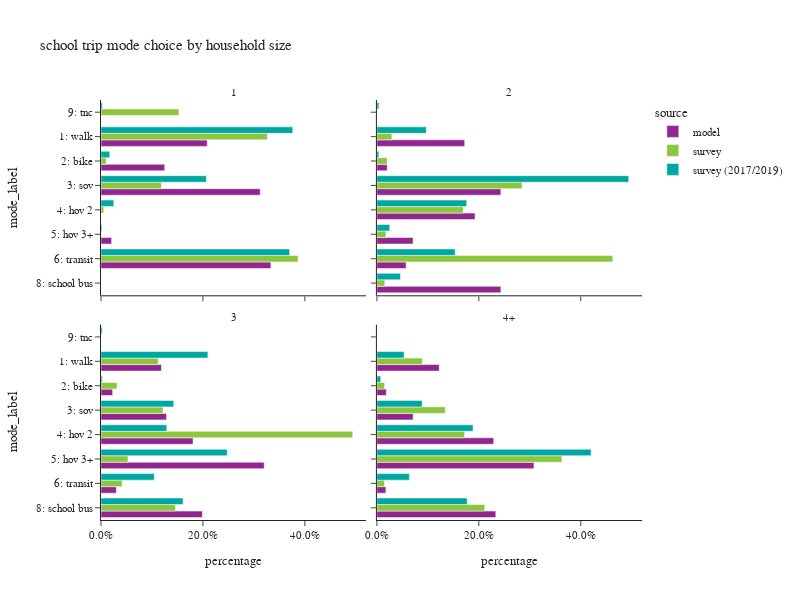

Notebook code cell kept with this figure:
### Code cell
plot_mode_choice(sc_trip,"hhsize_4+",
                 {"hhsize_4+":["1","2","3","4+"],
                  "mode_label":["1: walk","2: bike","3: sov","4: hov 2","5: hov 3+","6: transit",
                                   "8: school bus","9: other–survey only"]},
                 "household size",2,600)

### Figure 1 — Plotly figure (JSON) as saved in the notebook; plotly's stock layout.template omitted (floating-point values rounded to 4 significant figures)
{"data": [{"alignmentgroup": "True", "customdata": [[10], [6], [15], [1], [16]], "hovertemplate": "source=model<br>hhsize_4+=1<br>percentage=%{x}<br>mode_label=%{y}<br>sample count=%{customdata[0]}<extra></extra>", "legendgroup": "model", "marker": {"color": "#91268F", "pattern": {"shape": ""}}, "name": "model", "offsetgroup": "model", "orientation": "h", "showlegend": true, "textposition": "auto", "type": "bar", "x": [0.2083, 0.125, 0.3125, 0.02083, 0.3333], "xaxis": "x3", "y": ["1: walk", "2: bike", "3: sov", "5: hov 3+", "6: transit"], "yaxis": "y3"}, {"alignmentgroup": "True", "customdata": [[51], [6], [72], [57], [21], [17], [72]], "hovertemplate": "source=model<br>hhsize_4+=2<br>percentage=%{x}<br>mode_label=%{y}<br>sample count=%{customdata[0]}<extra></extra>", "legendgroup": "model", "marker": {"color": "#91268F", "pattern": {"shape": ""}}, "name": "model", "offsetgroup": "model", "orientation": "h", "showlegend": false, "textposition": "auto", "type": "bar", "x": [0.1723, 0.02027, 0.2432, 0.1926, 0.07095, 0.05743, 0.2432], "xaxis": "x4", "y": ["1: walk", "2: bike", "3: sov", "4: hov 2", "5: hov 3+", "6: transit", "8: school bus"], "yaxis": "y4"}, {"alignmentgroup": "True", "customdata": [[130], [25], [141], [198], [351], [33], [218]], "hovertemplate": "source=model<br>hhsize_4+=3<br>percentage=%{x}<br>mode_label=%{y}<br>sample count=%{customdata[0]}<extra></extra>", "legendgroup": "model", "marker": {"color": "#91268F", "pattern": {"shape": ""}}, "name": "model", "offsetgroup": "model", "orientation": "h", "showlegend": false, "textposition": "auto", "type": "bar", "x": [0.1186, 0.02281, 0.1286, 0.1807, 0.3203, 0.03011, 0.1989], "xaxis": "x", "y": ["1: walk", "2: bike", "3: sov", "4: hov 2", "5: hov 3+", "6: transit", "8: school bus"], "yaxis": "y"}, {"alignmentgroup": "True", "customdata": [[590], [89], [343], [1106], [1487], [85], [1126]], "hovertemplate": "source=model<br>hhsize_4+=4+<br>percentage=%{x}<br>mode_label=%{y}<br>sample count=%{customdata[0]}<extra></extra>", "legendgroup": "model", "marker": {"color": "#91268F", "pattern": {"shape": ""}}, "name": "model", "offsetgroup": "model", "orientation": "h", "showlegend": false, "textposition": "auto", "type": "bar", "x": [0.1223, 0.01844, 0.07107, 0.2292, 0.3081, 0.01761, 0.2333], "xaxis": "x2", "y": ["1: walk", "2: bike", "3: sov", "4: hov 2", "5: hov 3+", "6: transit", "8: school bus"], "yaxis": "y2"}, {"alignmentgroup": "True", "customdata": [[11], [1], [5], [1], [7], [1]], "hovertemplate": "source=survey<br>hhsize_4+=1<br>percentage=%{x}<br>mode_label=%{y}<br>sample count=%{customdata[0]}<extra></extra>", "legendgroup": "survey", "marker": {"color": "#8CC63E", "pattern": {"shape": ""}}, "name": "survey", "offsetgroup": "survey", "orientation": "h", "showlegend": true, "textposition": "auto", "type": "bar", "x": [0.3265, 0.01004, 0.1185, 0.005482, 0.3867, 0.1528], "xaxis": "x3", "y": ["1: walk", "2: bike", "3: sov", "4: hov 2", "6: transit", "9: tnc"], "yaxis": "y3"}, {"alignmentgroup": "True", "customdata": [[6], [3], [11], [10], [2], [7], [2]], "hovertemplate": "source=survey<br>hhsize_4+=2<br>percentage=%{x}<br>mode_label=%{y}<br>sample count=%{customdata[0]}<extra></extra>", "legendgroup": "survey", "marker": {"color": "#8CC63E", "pattern": {"shape": ""}}, "name": "survey", "offsetgroup": "survey", "orientation": "h", "showlegend": false, "textposition": "auto", "type": "bar", "x": [0.02936, 0.02012, 0.2851, 0.1694, 0.0177, 0.4629, 0.01546], "xaxis": "x4", "y": ["1: walk", "2: bike", "3: sov", "4: hov 2", "5: hov 3+", "6: transit", "8: school bus"], "yaxis": "y4"}, {"alignmentgroup": "True", "customdata": [[28], [8], [13], [53], [21], [9], [32]], "hovertemplate": "source=survey<br>hhsize_4+=3<br>percentage=%{x}<br>mode_label=%{y}<br>sample count=%{customdata[0]}<extra></extra>", "legendgroup": "survey", "marker": {"color": "#8CC63E", "pattern": {"shape": ""}}, "name": "survey", "offsetgroup": "survey", "orientation": "h", "showlegend": false, "textposition": "auto", "type": "bar", "x": [0.1123, 0.0314, 0.1216, 0.4939, 0.0531, 0.0414, 0.1463], "xaxis": "x", "y": ["1: walk", "2: bike", "3: sov", "4: hov 2", "5: hov 3+", "6: transit", "8: school bus"], "yaxis": "y"}, {"alignmentgroup": "True", "customdata": [[49], [15], [28], [91], [150], [9], [101]], "hovertemplate": "source=survey<br>hhsize_4+=4+<br>percentage=%{x}<br>mode_label=%{y}<br>sample count=%{customdata[0]}<extra></extra>", "legendgroup": "survey", "marker": {"color": "#8CC63E", "pattern": {"shape": ""}}, "name": "survey", "offsetgroup": "survey", "orientation": "h", "showlegend": false, "textposition": "auto", "type": "bar", "x": [0.08914, 0.01505, 0.1342, 0.1721, 0.3631, 0.0148, 0.2116], "xaxis": "x2", "y": ["1: walk", "2: bike", "3: sov", "4: hov 2", "5: hov 3+", "6: transit", "8: school bus"], "yaxis": "y2"}, {"alignmentgroup": "True", "customdata": [[44], [8], [22], [2], [1], [37], [2]], "hovertemplate": "source=survey (2017/2019)<br>hhsize_4+=1<br>percentage=%{x}<br>mode_label=%{y}<br>sample count=%{customdata[0]}<extra></extra>", "legendgroup": "survey (2017/2019)", "marker": {"color": "#00A7A0", "pattern": {"shape": ""}}, "name": "survey (2017/2019)", "offsetgroup": "survey (2017/2019)", "orientation": "h", "showlegend": true, "textposition": "auto", "type": "bar", "x": [0.3763, 0.01718, 0.2067, 0.02516, 0.00187, 0.37, 0.0028], "xaxis": "x3", "y": ["1: walk", "2: bike", "3: sov", "4: hov 2", "5: hov 3+", "6: transit", "9: tnc"], "yaxis": "y3"}, {"alignmentgroup": "True", "customdata": [[50], [6], [47], [36], [5], [58], [8], [5]], "hovertemplate": "source=survey (2017/2019)<br>hhsize_4+=2<br>percentage=%{x}<br>mode_label=%{y}<br>sample count=%{customdata[0]}<extra></extra>", "legendgroup": "survey (2017/2019)", "marker": {"color": "#00A7A0", "pattern": {"shape": ""}}, "name": "survey (2017/2019)", "offsetgroup": "survey (2017/2019)", "orientation": "h", "showlegend": false, "textposition": "auto", "type": "bar", "x": [0.09692, 0.003909, 0.4942, 0.1761, 0.02503, 0.1537, 0.04627, 0.003864], "xaxis": "x4", "y": ["1: walk", "2: bike", "3: sov", "4: hov 2", "5: hov 3+", "6: transit", "8: school bus", "9: tnc"], "yaxis": "y4"}, {"alignmentgroup": "True", "customdata": [[38], [9], [20], [108], [40], [43], [39], [1]], "hovertemplate": "source=survey (2017/2019)<br>hhsize_4+=3<br>percentage=%{x}<br>mode_label=%{y}<br>sample count=%{customdata[0]}<extra></extra>", "legendgroup": "survey (2017/2019)", "marker": {"color": "#00A7A0", "pattern": {"shape": ""}}, "name": "survey (2017/2019)", "offsetgroup": "survey (2017/2019)", "orientation": "h", "showlegend": false, "textposition": "auto", "type": "bar", "x": [0.2097, 0.002496, 0.1427, 0.1291, 0.2477, 0.1046, 0.1612, 0.002421], "xaxis": "x", "y": ["1: walk", "2: bike", "3: sov", "4: hov 2", "5: hov 3+", "6: transit", "8: school bus", "9: tnc"], "yaxis": "y"}, {"alignmentgroup": "True", "customdata": [[75], [21], [34], [142], [243], [48], [126], [1]], "hovertemplate": "source=survey (2017/2019)<br>hhsize_4+=4+<br>percentage=%{x}<br>mode_label=%{y}<br>sample count=%{customdata[0]}<extra></extra>", "legendgroup": "survey (2017/2019)", "marker": {"color": "#00A7A0", "pattern": {"shape": ""}}, "name": "survey (2017/2019)", "offsetgroup": "survey (2017/2019)", "orientation": "h", "showlegend": false, "textposition": "auto", "type": "bar", "x": [0.05337, 0.007391, 0.0888, 0.1888, 0.4203, 0.06368, 0.1771, 0.0006165], "xaxis": "x2", "y": ["1: walk", "2: bike", "3: sov", "4: hov 2", "5: hov 3+", "6: transit", "8: school bus", "9: tnc"], "yaxis": "y2"}], "layout": {"annotations": [{"font": {}, "showarrow": false, "text": "3", "x": 0.245, "xanchor": "center", "xref": "paper", "y": 0.465, "yanchor": "bottom", "yref": "paper"}, {"font": {}, "showarrow": false, "text": "4+", "x": 0.755, "xanchor": "center", "xref": "paper", "y": 0.465, "yanchor": "bottom", "yref": "paper"}, {"font": {}, "showarrow": false, "text": "1", "x": 0.245, "xanchor": "center", "xref": "paper", "y": 1.0, "yanchor": "bottom", "yref": "paper"}, {"font": {}, "showarrow": false, "text": "2", "x": 0.755, "xanchor": "center", "xref": "paper", "y": 1.0, "yanchor": "bottom", "yref": "paper"}], "barmode": "group", "height": 600, "legend": {"title": {"text": "source"}, "tracegroupgap": 0}, "title": {"text": "school trip mode choice by household size"}, "width": 800, "xaxis": {"anchor": "y", "domain": [0.0, 0.49], "tickformat": ".1%", "title": {"text": "percentage"}}, "xaxis2": {"anchor": "y2", "domain": [0.51, 1.0], "matches": "x", "tickformat": ".1%", "title": {"text": "percentage"}}, "xaxis3": {"anchor": "y3", "domain": [0.0, 0.49], "matches": "x", "showticklabels": false, "tickformat": ".1%"}, "xaxis4": {"anchor": "y4", "domain": [0.51, 1.0], "matches": "x", "showticklabels": false, "tickformat": ".1%"}, "yaxis": {"anchor": "x", "categoryarray": ["9: other–survey only", "8: school bus", "6: transit", "5: hov 3+", "4: hov 2", "3: sov", "2: bike", "1: walk"], "categoryorder": "array", "domain": [0.0, 0.465], "title": {"text": "mode_label"}}, "yaxis2": {"anchor": "x2", "domain": [0.0, 0.465], "matches": "y", "showticklabels": false}, "yaxis3": {"anchor": "x3", "categoryarray": ["9: other–survey only", "8: school bus", "6: transit", "5: hov 3+", "4: hov 2", "3: sov", "2: bike", "1: walk"], "categoryorder": "array", "domain": [0.535, 1.0], "matches": "y", "title": {"text": "mode_label"}}, "yaxis4": {"anchor": "x4", "domain": [0.535, 1.0], "matches": "y", "showticklabels": false}}}
